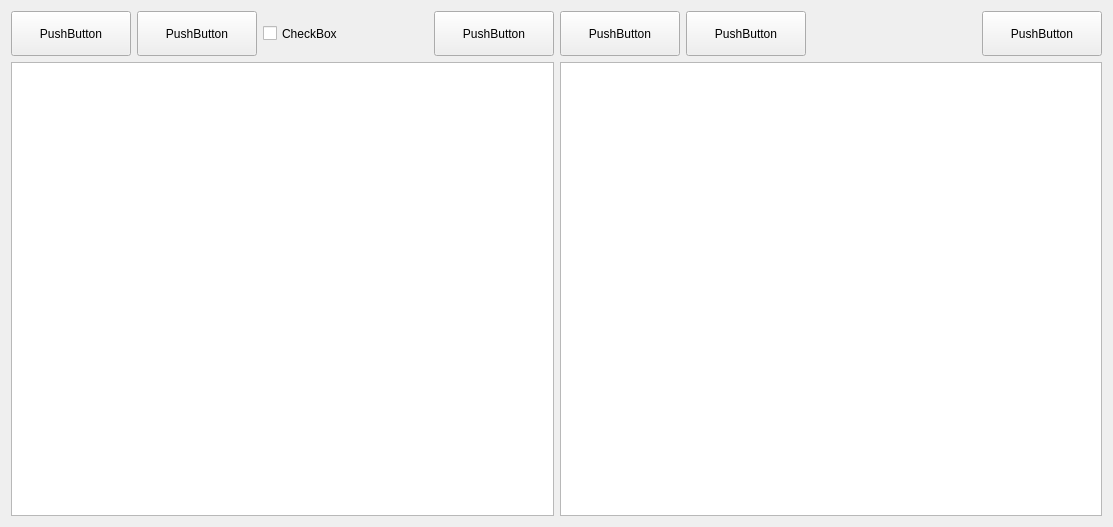
<?xml version="1.0" encoding="UTF-8"?>
<ui version="4.0">
    <class>Form</class>
    <widget class="QWidget" name="Form">
        <property name="geometry">
            <rect>
                <x>0</x>
                <y>0</y>
                <width>1113</width>
                <height>527</height>
            </rect>
        </property>
        <property name="windowTitle">
            <string>Form</string>
        </property>
        <layout class="QHBoxLayout" name="horizontalLayout_4">
            <item>
                <layout class="QHBoxLayout" name="horizontalLayout_3">
                    <item>
                        <layout class="QVBoxLayout" name="verticalLayout">
                            <item>
                                <layout class="QHBoxLayout" name="horizontalLayout">
                                    <item>
                                        <widget class="QPushButton" name="QuoteTextInputButton">
                                            <property name="minimumSize">
                                                <size>
                                                    <width>120</width>
                                                    <height>45</height>
                                                </size>
                                            </property>
                                            <property name="maximumSize">
                                                <size>
                                                    <width>120</width>
                                                    <height>45</height>
                                                </size>
                                            </property>
                                            <property name="text">
                                                <string>PushButton</string>
                                            </property>
                                        </widget>
                                    </item>
                                    <item>
                                        <widget class="QPushButton" name="QuoteTextOutputButton">
                                            <property name="sizePolicy">
                                                <sizepolicy hsizetype="Minimum" vsizetype="Fixed">
                                                    <horstretch>120</horstretch>
                                                    <verstretch>45</verstretch>
                                                </sizepolicy>
                                            </property>
                                            <property name="minimumSize">
                                                <size>
                                                    <width>120</width>
                                                    <height>45</height>
                                                </size>
                                            </property>
                                            <property name="maximumSize">
                                                <size>
                                                    <width>120</width>
                                                    <height>45</height>
                                                </size>
                                            </property>
                                            <property name="text">
                                                <string>PushButton</string>
                                            </property>
                                        </widget>
                                    </item>
                                    <item>
                                        <widget class="QCheckBox" name="QuoteEvalCheckBox">
                                            <property name="minimumSize">
                                                <size>
                                                    <width>120</width>
                                                    <height>45</height>
                                                </size>
                                            </property>
                                            <property name="maximumSize">
                                                <size>
                                                    <width>120</width>
                                                    <height>45</height>
                                                </size>
                                            </property>
                                            <property name="text">
                                                <string>CheckBox</string>
                                            </property>
                                        </widget>
                                    </item>
                                    <item>
                                        <spacer name="horizontalSpacer">
                                            <property name="orientation">
                                                <enum>Qt::Horizontal</enum>
                                            </property>
                                            <property name="sizeHint" stdset="0">
                                                <size>
                                                    <width>40</width>
                                                    <height>20</height>
                                                </size>
                                            </property>
                                        </spacer>
                                    </item>
                                    <item>
                                        <widget class="QPushButton" name="QuoteEncodeButton">
                                            <property name="minimumSize">
                                                <size>
                                                    <width>120</width>
                                                    <height>45</height>
                                                </size>
                                            </property>
                                            <property name="maximumSize">
                                                <size>
                                                    <width>120</width>
                                                    <height>45</height>
                                                </size>
                                            </property>
                                            <property name="text">
                                                <string>PushButton</string>
                                            </property>
                                        </widget>
                                    </item>
                                </layout>
                            </item>
                            <item>
                                <widget class="QTextEdit" name="QuoteTextBox"/>
                            </item>
                        </layout>
                    </item>
                    <item>
                        <layout class="QVBoxLayout" name="verticalLayout_2">
                            <item>
                                <layout class="QHBoxLayout" name="horizontalLayout_2">
                                    <item>
                                        <widget class="QPushButton" name="QuoteCipherInputButton">
                                            <property name="minimumSize">
                                                <size>
                                                    <width>120</width>
                                                    <height>45</height>
                                                </size>
                                            </property>
                                            <property name="maximumSize">
                                                <size>
                                                    <width>120</width>
                                                    <height>45</height>
                                                </size>
                                            </property>
                                            <property name="text">
                                                <string>PushButton</string>
                                            </property>
                                        </widget>
                                    </item>
                                    <item>
                                        <widget class="QPushButton" name="QuoteCipherOutputButton">
                                            <property name="minimumSize">
                                                <size>
                                                    <width>120</width>
                                                    <height>45</height>
                                                </size>
                                            </property>
                                            <property name="maximumSize">
                                                <size>
                                                    <width>120</width>
                                                    <height>45</height>
                                                </size>
                                            </property>
                                            <property name="text">
                                                <string>PushButton</string>
                                            </property>
                                        </widget>
                                    </item>
                                    <item>
                                        <spacer name="horizontalSpacer_2">
                                            <property name="orientation">
                                                <enum>Qt::Horizontal</enum>
                                            </property>
                                            <property name="sizeHint" stdset="0">
                                                <size>
                                                    <width>40</width>
                                                    <height>20</height>
                                                </size>
                                            </property>
                                        </spacer>
                                    </item>
                                    <item>
                                        <widget class="QPushButton" name="QuoteDecodeButton">
                                            <property name="minimumSize">
                                                <size>
                                                    <width>120</width>
                                                    <height>45</height>
                                                </size>
                                            </property>
                                            <property name="maximumSize">
                                                <size>
                                                    <width>120</width>
                                                    <height>45</height>
                                                </size>
                                            </property>
                                            <property name="text">
                                                <string>PushButton</string>
                                            </property>
                                        </widget>
                                    </item>
                                </layout>
                            </item>
                            <item>
                                <widget class="QTextEdit" name="QuoteCipherBox"/>
                            </item>
                        </layout>
                    </item>
                </layout>
            </item>
        </layout>
    </widget>
    <resources/>
    <connections/>
</ui>
